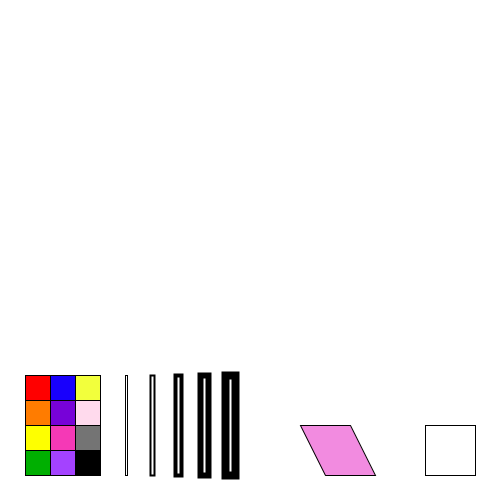
Frame 1 (no input)
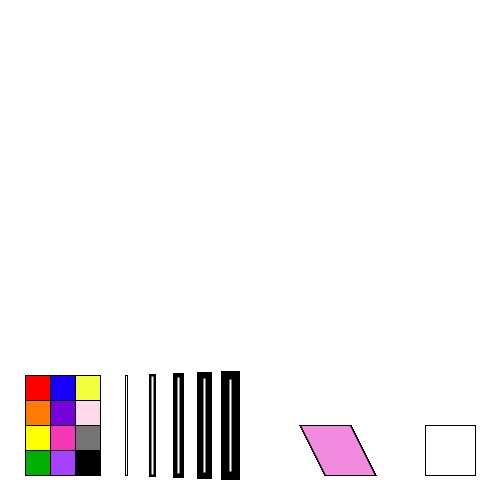
Frame 60 (the mouse pressed at the canvas centre just before this capture)
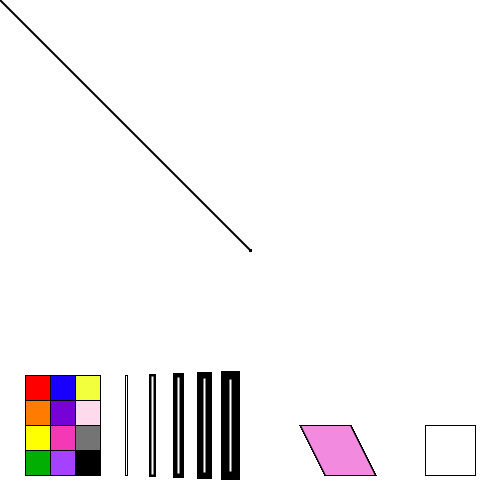
Frame 120 (the mouse held since frame 60 and released just before this capture)

The Processing sketch that drew these frames (run headless with seeded random() and noise(); from frame 60 on, the mouse is pressed at the canvas centre):

// Processing sketch: processing_26752
// ── processing_26752.pde

float TheX;
float TheY;
float Paintbrush= 2;
// look at all those colors! 
color Red= color(255,0,0);
color Orange= color(255,124,0);
color Yellow= color(254,255,0);
color Green= color(0,175,1);
color Blue= color(24,0,252);
color Indigo= color(119,2,216);
color Pink= color(245,57,182);
color Mystery1= color(random (255),random (255),255);
color Mystery2= color(random (255),255,random (255));
color Mystery3= color(255,random(255),random (230,255));
color Mystery4= color(random(255));
color White= color(255);
color Black= color(0);
 
 
void setup(){
  size(500,500);
  smooth();
  background(255);
   
}
 
void draw()
{  
  strokeWeight(1);
  fill(Red);
  rect(25,375,25,25);
  fill(Orange);
  rect(25,400,25,25);
  fill(Yellow);
  rect(25,425,25,25);
  fill(Green);
  rect(25,450,25,25);
  fill(Blue);
  rect(50,375,25,25);
  fill(Indigo);
  rect(50,400,25,25);
  fill(Pink);
  rect(50,425,25,25);
  fill(Mystery1);
  rect(50,450,25,25);
  fill(Mystery2);
  rect(75,375,25,25);
  fill(Mystery3);
  rect(75,400,25,25);
  fill(Mystery4);
  rect(75,425,25,25);
  fill(Black);
  rect(75,450,25,25);
  
  fill(255);
  rect(425,425,50,50);
  
  fill(242,139,224);
  quad (300,425,350,425,375,475,325,475);
  
  fill(255);
  rect(125,375,2,100);
  strokeWeight(2);
  rect(150,375,4,100);
  strokeWeight(4);
  rect(175,375,6,100);
  strokeWeight(6);
  rect(200,375,8,100);
  strokeWeight(8);
  rect(225,375,10,100);
  strokeWeight(10);
   
  if(mousePressed)
  {
    if(mouseX> 25 && mouseX< 50)
    {
      if(mouseY> 375 && mouseY< 400)
      {
        stroke(Red);
      }
      if(mouseY> 400 && mouseY< 425)
      {
        stroke(Orange);
      }
      if(mouseY> 425 && mouseY< 450)
      {
        stroke(Yellow);
      }
      if(mouseY> 450 && mouseY< 475)
      {
        stroke(Green);
      }
    }
      if(mouseX> 50 && mouseX< 75)
      {
        if(mouseY> 375 && mouseY< 400)
        {
          stroke(Blue);
      }
      if(mouseY> 400 && mouseY< 425)
      {
        stroke(Indigo);
      }
       if(mouseY> 425 && mouseY< 450)
       {
        stroke(Pink);
      }
      if(mouseY > 450 && mouseY < 475)
      {
        stroke(Mystery1);
    }
      }
    if(mouseX> 75 && mouseX< 100)
    {
      if(mouseY> 375 && mouseY< 400)
      {
        stroke(Mystery2);
      }
      if(mouseY> 400 && mouseY< 425)
      {
        stroke(Mystery3);
      }
      if(mouseY> 425 && mouseY< 450)
      {
        stroke(Mystery4);
      }
      if(mouseY>450 && mouseY< 475)
      {
        stroke(Black);
      }
    }
    if (mouseX>325 && mouseX<375)
    {
      if (mouseY>425 && mouseY<475)
      {
        stroke (White);
      }
    }
    
    if(mousePressed)
    {
      if(mouseX> 125 && mouseX< 128 )
      {
        if(mouseY> 375 && mouseY< 425)
        {
          Paintbrush=2; 
        }
        }
      if(mouseX > 150 && mouseX< 155)
      {
        if(mouseY> 375 && mouseY< 425)
        {
          Paintbrush=4;
        }
      }
      if(mouseX> 175 && mouseX< 182)
      {
        if(mouseY> 375 && mouseY< 425)
        {
          Paintbrush=6;
      } 
         }
      if(mouseX> 200 && mouseX< 209)
      {
        if(mouseY> 375 && mouseY< 425)
        {
          Paintbrush=8;
      } 
         }
      if(mouseX> 225 && mouseX < 236)
      {
        if(mouseY> 375 && mouseY< 425)
        {
          Paintbrush=10;
      } 
    }
    strokeWeight(Paintbrush);
    }
  if(mousePressed)
  {
    if(mouseX> 425 && mouseX< 475)
    {
      if (mouseY> 425 && mouseY< 475)
      {
        background (255);
      }
    }
  }
  if(mousePressed)
  {
  line(mouseX, mouseY, TheX, TheY);
  }
  }
  TheX=mouseX;
  TheY=mouseY;
  }
     
                
